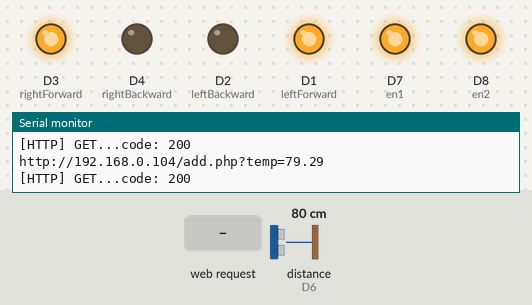
The sketch below on a simulated ESP8266 (NodeMCU). On the bench: output pins drawn as LEDs (lit = HIGH), the last lines printed to the serial monitor. Wiring (inferred from the names in the program): ultrasonic range finder: trigger D5; echo D6. Inputs (shaded band) come from the test bench; at power-on: distance to the obstacle (sensor on D6) 80 cm. The echo pulse lasts 58.3 µs per cm; WiFi joins after 1.5 s; servers stay silent unless stated; uploads are accepted with an empty reply; pins used as bus, display or sensor lines are not drawn.

Above: at 2.7 s.
2.8 s: distance to the obstacle (sensor on D6) set to 27 cm
4.6 s: distance to the obstacle (sensor on D6) set to 22 cm
At 5.7 s:
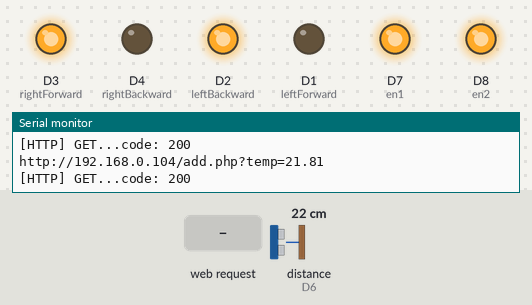
6.7 s: HTTP request GET / received
At 7.28 s:
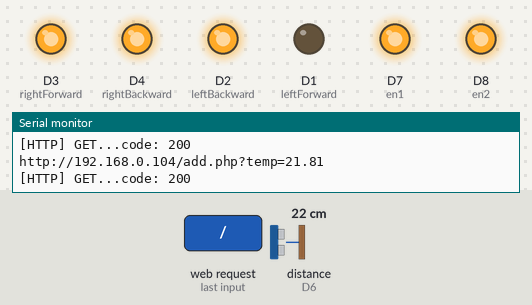
8.8 s: distance to the obstacle (sensor on D6) set to 35 cm
At 10.1 s:
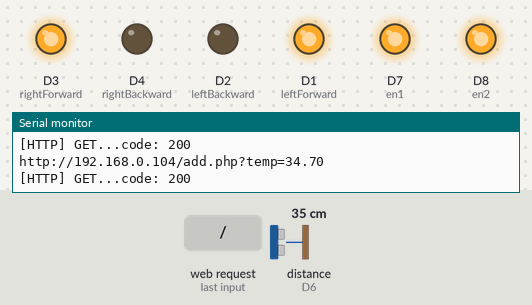
10.4 s: HTTP request GET / received
At 10.7 s:
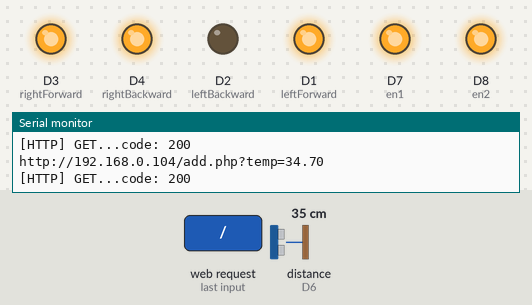
12.2 s: distance to the obstacle (sensor on D6) set to 2 cm
At 13.8 s:
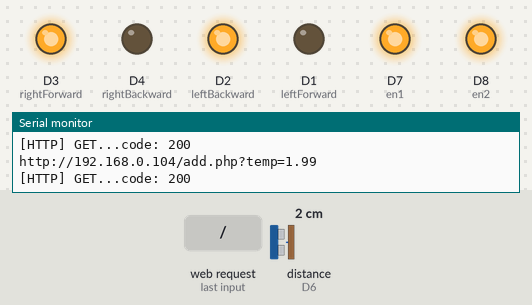
Timing chart, 0 to 15.1 s (numbered marks = the images above; inputs shaded):
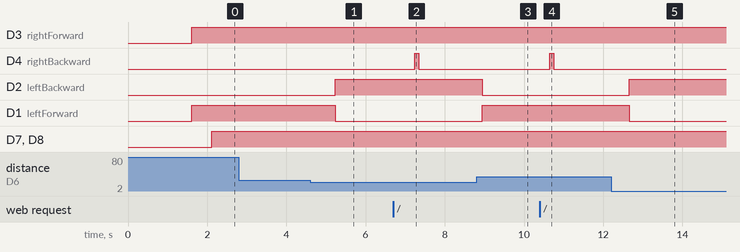

The sketch:

phpmyadmin.ino
```cpp
#include <ESP8266WiFi.h>
#include <WiFiClient.h>
#include <ESP8266WebServer.h>
#include <ESP8266mDNS.h>
#include <ESP8266HTTPClient.h>


const char* ssid = "Tikona";
const char* password = "gosigmaway@123";

ESP8266WebServer server(80);


// defines pins numbers trigger and echo
const int trigPin = 14;  //Digital port D5
const int echoPin = 12;  //Digital port D6
const int leftForward = D1;
const int leftBackward = D2;
const int rightForward = D3;
const int rightBackward = D4;
const int en1= D7;
const int en2= D8;

// defines variables
long duration;
float distance=0;
float Mdistance,temp;

const int led = LED_BUILTIN;

void setup(){
  pinMode(en1, OUTPUT);
  pinMode(en2, OUTPUT);
  pinMode(leftForward,OUTPUT);
  pinMode(leftBackward,OUTPUT);
  pinMode(rightForward,OUTPUT);
  pinMode(rightBackward,OUTPUT);
  pinMode(led, OUTPUT);
  pinMode(trigPin, OUTPUT); // Sets the trigPin as an Output
  pinMode(echoPin, INPUT); // Sets the echoPin as an Input
  digitalWrite(led, 0);
  Serial.begin(115200);
  WiFi.begin(ssid, password);
  Serial.println("");

  // Wait for connection
  while (WiFi.status() != WL_CONNECTED) {
    delay(500);
    Serial.print(".");
  }
  Serial.println("");
  Serial.print("Connected to ");
  Serial.println(ssid);
  Serial.print("IP address: ");
  Serial.println(WiFi.localIP());

  server.on("/", webserver);
  server.onNotFound(handleNotFound);
  server.begin();
  Serial.println("HTTP server started");
}

void loop(){
      server.handleClient();

      distanceData();

      temp=distance;
      HTTPClient http;
        String url = "http://192.168.0.104/add.php?temp="+String(temp);
        Serial.println(url);
        http.begin(url);

        //GET method
      int httpCode = http.GET();
        if(httpCode > 0)
        {
          Serial.printf("[HTTP] GET...code: %d\n", httpCode);
          if(httpCode == HTTP_CODE_OK)
          {
              String payload = http.getString();
              Serial.println(payload);
          }
       }
       else
      {
            Serial.printf("[HTTP] GET... failed, error: %s\n", http.errorToString(httpCode).c_str());
       }
          http.end();
          delay(300);

  digitalWrite(en1,HIGH);
  digitalWrite(en2,HIGH);


}

void distanceData(){
  digitalWrite(trigPin, LOW);
  delayMicroseconds(2);

  // Sets the trigPin on HIGH state for 10 micro seconds
  digitalWrite(trigPin, HIGH);
  delayMicroseconds(10);
  digitalWrite(trigPin, LOW);

  // Reads the echoPin, returns the sound wave travel time in microseconds
  duration = pulseIn(echoPin, HIGH);

  // Calculating the distance
  distance= (duration*0.034)/2;
  delay (100);
   if (distance< 25)
  {
      // run left
  digitalWrite(leftForward,LOW);
  digitalWrite(leftBackward,HIGH);
  digitalWrite(rightForward,HIGH);
  digitalWrite(rightBackward,LOW);
  delay(100);
  }
  else
  {
      // run forward
  digitalWrite(leftForward,HIGH);
  digitalWrite(leftBackward,LOW);
  digitalWrite(rightForward,HIGH);
  digitalWrite(rightBackward,LOW);
  }


}

void webserver() {
  digitalWrite(led, !digitalRead(led));
  distanceData();
  String content = "<html> <head> <meta http-equiv='refresh' content='1'> </head><body>";
  content += "<center><h2>The distance is: ";
  content += distance;
  content += " cm </h2></center> </body></html>";
  server.send(200, "text/html", content);
}

void handleNotFound(){
  digitalWrite(led, 1);
  String message = "File Not Found\n\n";
  server.send(404, "text/plain", message);
  digitalWrite(led, 0);
}
```

Measured:
- the behaviour switches between 26 and 25 cm on distance to the obstacle (sensor on D6) (found by bisection; images 0 and 1)
- after the input at 4.6 s, D2 (leftBackward): LOW → HIGH after 0.63 s; D1 (leftForward): HIGH → LOW after 0.63 s
- after the input at 6.7 s, D4 (rightBackward): LOW → HIGH after 0.53 s, → LOW 0.10 s later
- after the input at 8.8 s, D2 (leftBackward): HIGH → LOW after 0.14 s; D1 (leftForward): LOW → HIGH after 0.14 s
- after the input at 10.4 s, D4 (rightBackward): LOW → HIGH after 0.25 s, → LOW 0.10 s later
- after the input at 12.2 s, D2 (leftBackward): LOW → HIGH after 0.46 s; D1 (leftForward): HIGH → LOW after 0.46 s
